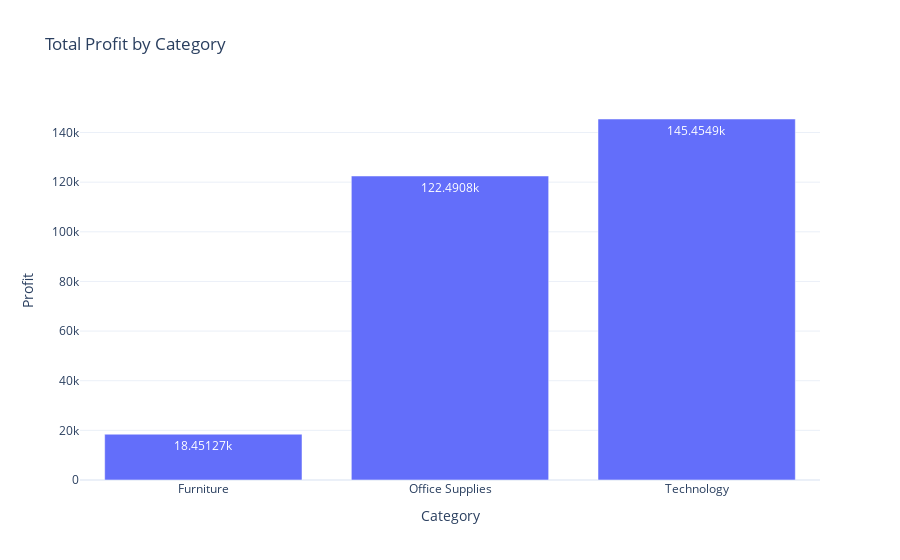

The notebook cell saved with this chart:
### Code cell
fig = px.bar(
    Profit_by_Category,
    x="Category",
    y="Profit",
    title="Total Profit by Category",
    text_auto=True
)
fig.show()

### Figure 1 — Plotly figure (JSON) as saved in the notebook; plotly's stock layout.template omitted (floating-point values rounded to 4 significant figures)
{"data": [{"hovertemplate": "Category=%{x}<br>Profit=%{y}<extra></extra>", "legendgroup": "", "marker": {"color": "#636efa", "pattern": {"shape": ""}}, "name": "", "orientation": "v", "showlegend": false, "textposition": "auto", "texttemplate": "%{y}", "type": "bar", "x": ["Furniture", "Office Supplies", "Technology"], "xaxis": "x", "y": [18450.0, 122500.0, 145500.0], "yaxis": "y"}], "layout": {"barmode": "relative", "legend": {"tracegroupgap": 0}, "title": {"text": "Total Profit by Category"}, "xaxis": {"anchor": "y", "domain": [0, 1], "title": {"text": "Category"}}, "yaxis": {"anchor": "x", "domain": [0, 1], "title": {"text": "Profit"}}}}
